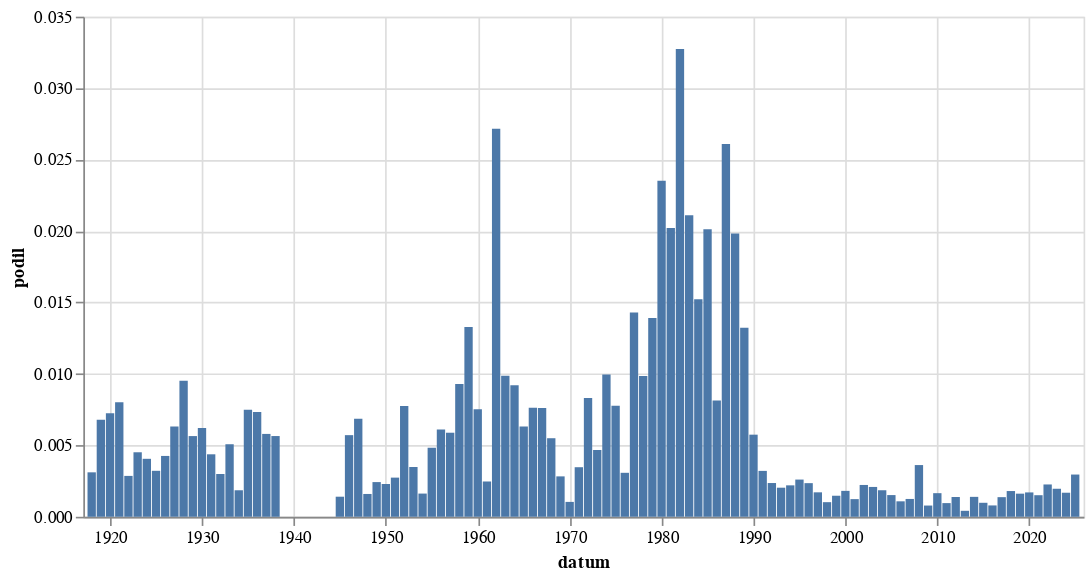

The notebook cell this image was saved under:
### Code cell
alt.Chart(
    hledej("Brno").to_pandas(),
    width = 600
).mark_bar(
).encode(
    alt.X('datum:T'),
    alt.Y('podil:Q')
)

### Figure 1 — Vega-Lite specification as saved in the notebook (floating-point values rounded to 4 significant figures)
{"config": {"view": {"continuousWidth": 300, "continuousHeight": 300}}, "data": {"name": "data-3971be9addb792a5e823c3736d873068"}, "mark": {"type": "bar"}, "encoding": {"x": {"field": "datum", "type": "temporal"}, "y": {"field": "podil", "type": "quantitative"}}, "width": 600, "$schema": "https://vega.github.io/schema/vega-lite/v5.8.0.json", "datasets": {"data-3971be9addb792a5e823c3736d873068": [{"datum": "1918-01-01T00:00:00", "text": 2, "text_right": 643, "podil": 0.00311, "co": "Brno"}, {"datum": "1919-01-01T00:00:00", "text": 27, "text_right": 3978, "podil": 0.006787, "co": "Brno"}, {"datum": "1920-01-01T00:00:00", "text": 34, "text_right": 4693, "podil": 0.007245, "co": "Brno"}, {"datum": "1921-01-01T00:00:00", "text": 44, "text_right": 5485, "podil": 0.008022, "co": "Brno"}, {"datum": "1922-01-01T00:00:00", "text": 15, "text_right": 5244, "podil": 0.00286, "co": "Brno"}, {"datum": "1923-01-01T00:00:00", "text": 17, "text_right": 3766, "podil": 0.004514, "co": "Brno"}, {"datum": "1924-01-01T00:00:00", "text": 17, "text_right": 4191, "podil": 0.004056, "co": "Brno"}, {"datum": "1925-01-01T00:00:00", "text": 10, "text_right": 3108, "podil": 0.003218, "co": "Brno"}, {"datum": "1926-01-01T00:00:00", "text": 18, "text_right": 4228, "podil": 0.004257, "co": "Brno"}, {"datum": "1927-01-01T00:00:00", "text": 27, "text_right": 4273, "podil": 0.006319, "co": "Brno"}, {"datum": "1928-01-01T00:00:00", "text": 39, "text_right": 4096, "podil": 0.009521, "co": "Brno"}, {"datum": "1929-01-01T00:00:00", "text": 14, "text_right": 2479, "podil": 0.005647, "co": "Brno"}, {"datum": "1930-01-01T00:00:00", "text": 31, "text_right": 4987, "podil": 0.006216, "co": "Brno"}, {"datum": "1931-01-01T00:00:00", "text": 17, "text_right": 3888, "podil": 0.004372, "co": "Brno"}, {"datum": "1932-01-01T00:00:00", "text": 7, "text_right": 2339, "podil": 0.002993, "co": "Brno"}, {"datum": "1933-01-01T00:00:00", "text": 13, "text_right": 2561, "podil": 0.005076, "co": "Brno"}, {"datum": "1934-01-01T00:00:00", "text": 4, "text_right": 2156, "podil": 0.001855, "co": "Brno"}, {"datum": "1935-01-01T00:00:00", "text": 17, "text_right": 2268, "podil": 0.007496, "co": "Brno"}, {"datum": "1936-01-01T00:00:00", "text": 16, "text_right": 2182, "podil": 0.007333, "co": "Brno"}, {"datum": "1937-01-01T00:00:00", "text": 11, "text_right": 1897, "podil": 0.005799, "co": "Brno"}, {"datum": "1938-01-01T00:00:00", "text": 5, "text_right": 885, "podil": 0.00565, "co": "Brno"}, {"datum": "1945-01-01T00:00:00", "text": 1, "text_right": 712, "podil": 0.001404, "co": "Brno"}, {"datum": "1946-01-01T00:00:00", "text": 16, "text_right": 2801, "podil": 0.005712, "co": "Brno"}, {"datum": "1947-01-01T00:00:00", "text": 17, "text_right": 2481, "podil": 0.006852, "co": "Brno"}, {"datum": "1948-01-01T00:00:00", "text": 4, "text_right": 2506, "podil": 0.001596, "co": "Brno"}, {"datum": "1949-01-01T00:00:00", "text": 2, "text_right": 824, "podil": 0.002427, "co": "Brno"}, {"datum": "1950-01-01T00:00:00", "text": 1, "text_right": 436, "podil": 0.002294, "co": "Brno"}, {"datum": "1951-01-01T00:00:00", "text": 1, "text_right": 365, "podil": 0.00274, "co": "Brno"}, {"datum": "1952-01-01T00:00:00", "text": 3, "text_right": 387, "podil": 0.007752, "co": "Brno"}, {"datum": "1953-01-01T00:00:00", "text": 1, "text_right": 287, "podil": 0.003484, "co": "Brno"}, {"datum": "1954-01-01T00:00:00", "text": 1, "text_right": 616, "podil": 0.001623, "co": "Brno"}, {"datum": "1955-01-01T00:00:00", "text": 1, "text_right": 207, "podil": 0.004831, "co": "Brno"}, {"datum": "1956-01-01T00:00:00", "text": 2, "text_right": 327, "podil": 0.006116, "co": "Brno"}, {"datum": "1957-01-01T00:00:00", "text": 2, "text_right": 340, "podil": 0.005882, "co": "Brno"}, {"datum": "1958-01-01T00:00:00", "text": 3, "text_right": 323, "podil": 0.009288, "co": "Brno"}, {"datum": "1959-01-01T00:00:00", "text": 4, "text_right": 301, "podil": 0.01329, "co": "Brno"}, {"datum": "1960-01-01T00:00:00", "text": 3, "text_right": 399, "podil": 0.007519, "co": "Brno"}, {"datum": "1961-01-01T00:00:00", "text": 1, "text_right": 405, "podil": 0.002469, "co": "Brno"}, {"datum": "1962-01-01T00:00:00", "text": 6, "text_right": 221, "podil": 0.02715, "co": "Brno"}, {"datum": "1963-01-01T00:00:00", "text": 3, "text_right": 304, "podil": 0.009868, "co": "Brno"}, {"datum": "1964-01-01T00:00:00", "text": 7, "text_right": 761, "podil": 0.009198, "co": "Brno"}, {"datum": "1965-01-01T00:00:00", "text": 3, "text_right": 475, "podil": 0.006316, "co": "Brno"}, {"datum": "1966-01-01T00:00:00", "text": 4, "text_right": 524, "podil": 0.007634, "co": "Brno"}, {"datum": "1967-01-01T00:00:00", "text": 4, "text_right": 525, "podil": 0.007619, "co": "Brno"}, {"datum": "1968-01-01T00:00:00", "text": 11, "text_right": 2001, "podil": 0.005497, "co": "Brno"}, {"datum": "1969-01-01T00:00:00", "text": 4, "text_right": 1415, "podil": 0.002827, "co": "Brno"}, {"datum": "1970-01-01T00:00:00", "text": 1, "text_right": 961, "podil": 0.001041, "co": "Brno"}, {"datum": "1971-01-01T00:00:00", "text": 3, "text_right": 865, "podil": 0.003468, "co": "Brno"}, {"datum": "1972-01-01T00:00:00", "text": 5, "text_right": 601, "podil": 0.008319, "co": "Brno"}, {"datum": "1973-01-01T00:00:00", "text": 4, "text_right": 856, "podil": 0.004673, "co": "Brno"}, {"datum": "1974-01-01T00:00:00", "text": 8, "text_right": 803, "podil": 0.009963, "co": "Brno"}, {"datum": "1975-01-01T00:00:00", "text": 7, "text_right": 901, "podil": 0.007769, "co": "Brno"}, {"datum": "1976-01-01T00:00:00", "text": 2, "text_right": 650, "podil": 0.003077, "co": "Brno"}, {"datum": "1977-01-01T00:00:00", "text": 11, "text_right": 769, "podil": 0.0143, "co": "Brno"}, {"datum": "1978-01-01T00:00:00", "text": 8, "text_right": 812, "podil": 0.009852, "co": "Brno"}, {"datum": "1979-01-01T00:00:00", "text": 9, "text_right": 647, "podil": 0.01391, "co": "Brno"}, {"datum": "1980-01-01T00:00:00", "text": 17, "text_right": 723, "podil": 0.02351, "co": "Brno"}, {"datum": "1981-01-01T00:00:00", "text": 6, "text_right": 297, "podil": 0.0202, "co": "Brno"}, {"datum": "1982-01-01T00:00:00", "text": 13, "text_right": 397, "podil": 0.03275, "co": "Brno"}, {"datum": "1983-01-01T00:00:00", "text": 10, "text_right": 474, "podil": 0.0211, "co": "Brno"}, {"datum": "1984-01-01T00:00:00", "text": 6, "text_right": 394, "podil": 0.01523, "co": "Brno"}, {"datum": "1985-01-01T00:00:00", "text": 7, "text_right": 348, "podil": 0.02011, "co": "Brno"}, {"datum": "1986-01-01T00:00:00", "text": 2, "text_right": 246, "podil": 0.00813, "co": "Brno"}, {"datum": "1987-01-01T00:00:00", "text": 9, "text_right": 345, "podil": 0.02609, "co": "Brno"}, {"datum": "1988-01-01T00:00:00", "text": 7, "text_right": 353, "podil": 0.01983, "co": "Brno"}, {"datum": "1989-01-01T00:00:00", "text": 11, "text_right": 832, "podil": 0.01322, "co": "Brno"}, {"datum": "1990-01-01T00:00:00", "text": 40, "text_right": 6961, "podil": 0.005746, "co": "Brno"}, {"datum": "1991-01-01T00:00:00", "text": 42, "text_right": 13080, "podil": 0.003211, "co": "Brno"}, {"datum": "1992-01-01T00:00:00", "text": 27, "text_right": 11434, "podil": 0.002361, "co": "Brno"}, {"datum": "1993-01-01T00:00:00", "text": 19, "text_right": 9337, "podil": 0.002035, "co": "Brno"}, {"datum": "1994-01-01T00:00:00", "text": 17, "text_right": 7730, "podil": 0.002199, "co": "Brno"}, {"datum": "1995-01-01T00:00:00", "text": 24, "text_right": 9219, "podil": 0.002603, "co": "Brno"}, {"datum": "1996-01-01T00:00:00", "text": 22, "text_right": 9349, "podil": 0.002353, "co": "Brno"}, {"datum": "1997-01-01T00:00:00", "text": 28, "text_right": 16367, "podil": 0.001711, "co": "Brno"}, {"datum": "1998-01-01T00:00:00", "text": 12, "text_right": 11744, "podil": 0.001022, "co": "Brno"}, {"datum": "1999-01-01T00:00:00", "text": 30, "text_right": 20383, "podil": 0.001472, "co": "Brno"}, {"datum": "2000-01-01T00:00:00", "text": 43, "text_right": 23721, "podil": 0.001813, "co": "Brno"}, {"datum": "2001-01-01T00:00:00", "text": 25, "text_right": 20242, "podil": 0.001235, "co": "Brno"}, {"datum": "2002-01-01T00:00:00", "text": 36, "text_right": 16173, "podil": 0.002226, "co": "Brno"}, {"datum": "2003-01-01T00:00:00", "text": 45, "text_right": 21553, "podil": 0.002088, "co": "Brno"}, {"datum": "2004-01-01T00:00:00", "text": 37, "text_right": 19932, "podil": 0.001856, "co": "Brno"}, {"datum": "2005-01-01T00:00:00", "text": 34, "text_right": 22401, "podil": 0.001518, "co": "Brno"}, {"datum": "2006-01-01T00:00:00", "text": 15, "text_right": 13873, "podil": 0.001081, "co": "Brno"}, {"datum": "2007-01-01T00:00:00", "text": 17, "text_right": 13633, "podil": 0.001247, "co": "Brno"}, {"datum": "2008-01-01T00:00:00", "text": 51, "text_right": 14095, "podil": 0.003618, "co": "Brno"}, {"datum": "2009-01-01T00:00:00", "text": 13, "text_right": 16552, "podil": 0.0007854, "co": "Brno"}, {"datum": "2010-01-01T00:00:00", "text": 21, "text_right": 12714, "podil": 0.001652, "co": "Brno"}, {"datum": "2011-01-01T00:00:00", "text": 17, "text_right": 17776, "podil": 0.0009563, "co": "Brno"}, {"datum": "2012-01-01T00:00:00", "text": 20, "text_right": 14462, "podil": 0.001383, "co": "Brno"}, {"datum": "2013-01-01T00:00:00", "text": 4, "text_right": 9576, "podil": 0.0004177, "co": "Brno"}, {"datum": "2014-01-01T00:00:00", "text": 29, "text_right": 20807, "podil": 0.001394, "co": "Brno"}, {"datum": "2015-01-01T00:00:00", "text": 21, "text_right": 21458, "podil": 0.0009787, "co": "Brno"}, {"datum": "2016-01-01T00:00:00", "text": 18, "text_right": 22689, "podil": 0.0007933, "co": "Brno"}, {"datum": "2017-01-01T00:00:00", "text": 25, "text_right": 18211, "podil": 0.001373, "co": "Brno"}, {"datum": "2018-01-01T00:00:00", "text": 37, "text_right": 20550, "podil": 0.0018, "co": "Brno"}, {"datum": "2019-01-01T00:00:00", "text": 40, "text_right": 24733, "podil": 0.001617, "co": "Brno"}, {"datum": "2020-01-01T00:00:00", "text": 40, "text_right": 23475, "podil": 0.001704, "co": "Brno"}, {"datum": "2021-01-01T00:00:00", "text": 30, "text_right": 19879, "podil": 0.001509, "co": "Brno"}, {"datum": "2022-01-01T00:00:00", "text": 47, "text_right": 20784, "podil": 0.002261, "co": "Brno"}, {"datum": "2023-01-01T00:00:00", "text": 48, "text_right": 24482, "podil": 0.001961, "co": "Brno"}, {"datum": "2024-01-01T00:00:00", "text": 40, "text_right": 23773, "podil": 0.001683, "co": "Brno"}, {"datum": "2025-01-01T00:00:00", "text": 37, "text_right": 12519, "podil": 0.002956, "co": "Brno"}]}}
